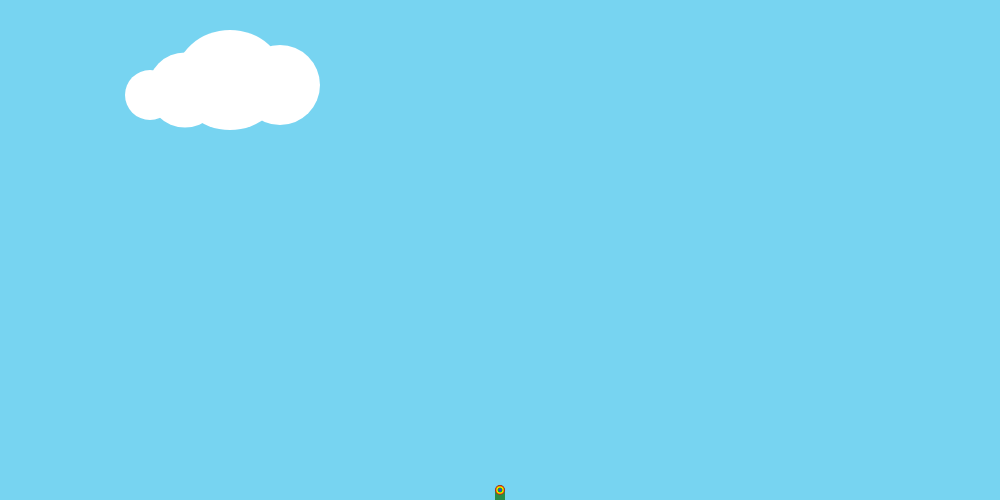
Frame 1 (no input)
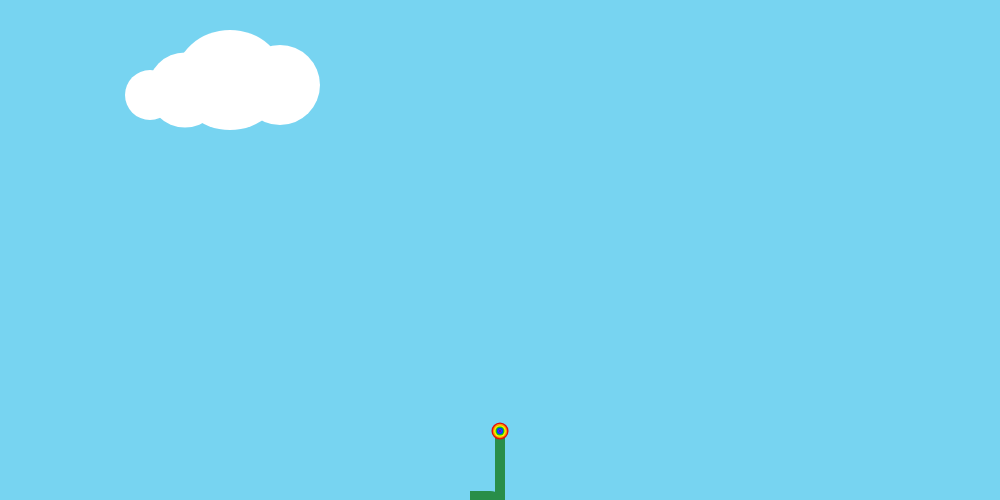
Frame 60 (no input)
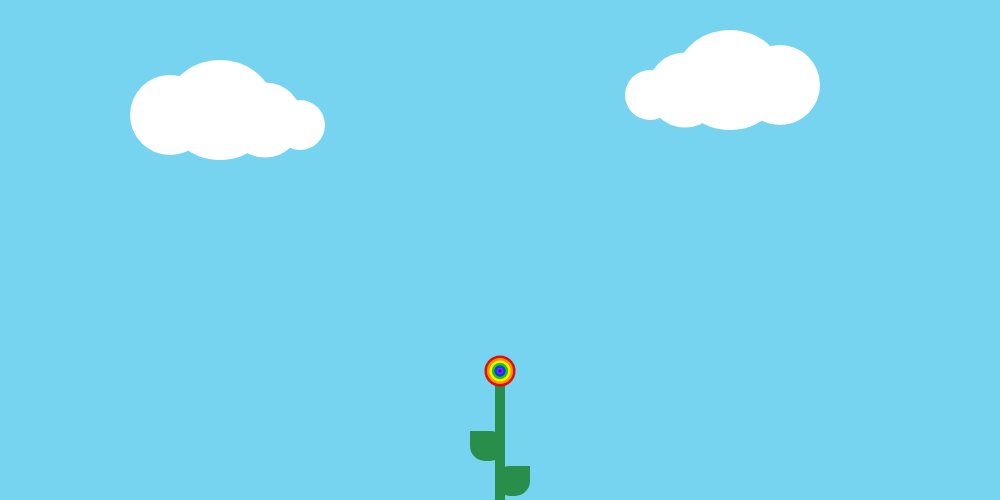
Frame 120 (the mouse pressed at the canvas centre since frame 60)

The p5.js sketch that drew these frames (run headless with seeded random() and noise() and a simulated clock; from frame 60 on, the mouse is pressed at the canvas centre):

// p5.js sketch
// ── sketch.js
//Danielle Chard
//Animation

let flowerSize = 0.1;
let flowH = 10;



function setup(){
  //creating canvas to draw on
  createCanvas (1000, 500);
}

function draw() {
  //setting background color
  background ('rgb(119, 212, 241)');


//centering grid
//creating sandbox for clouds
push();
translate (mouseX, 250);
//creating clouds
//eliminating stroke
noStroke();
//determing fill color
fill('white')
//creating right cloud
ellipse (150, -155, 50, 50);
ellipse (185, -160, 75, 75);
ellipse (230, -170, 110, 100);
ellipse (280, -165, 80, 80);

// ellipse (150, mouseY, 50, 50);
// ellipse (185, mouseY, 75, 75);
// ellipse (230, mouseY, 110, 100);
// ellipse (280, mouseY, 80, 80);

//creating left cloud
ellipse (-200, -125, 50, 50);
ellipse (-235, -130, 75, 75);
ellipse (-280, -140, 110, 100);
ellipse (-330, -135, 80, 80);
//end of clouds sandbox
pop();

//creating sandbox for flower
push();
translate (500, 0);




let flow_pos_y = height - flowH;
flowH += 1;


//stem
//defining stem color
stroke('rgb(41, 142, 73)');
//defining stem width
strokeWeight(10);
//creating stem
line(0, 500, 0, flow_pos_y);

//leaves
//specifying leaf color
//noStroke();
fill('rgb(41, 142, 73)')
rect(0, flow_pos_y + 100, 25, 20, 120, 0, 100, 130);
rect(-25, flow_pos_y + 65, 25, 20, 0, 100, 130, 100);

//flower petals
//defining color layer 1
push();
translate(0, flow_pos_y);
scale(flowerSize);
flowerSize*= 1.01;
noStroke();
fill('rgb(223, 13, 13)');
ellipse(0, 0, 95, 95);
fill('rgb(255, 148, 0)');
ellipse(0, 0, 80, 80);
fill('rgb(255, 240, 0)');
ellipse(0, 0, 65, 65);
fill('rgb(25, 204, 0)');
ellipse(0, 0, 50, 50);
fill('rgb(0, 58, 255)');
ellipse(0, 0, 35, 35);
fill('rgb(116, 45, 249)');
ellipse(0, 0, 20, 20);
fill('rgb(83, 0, 163)');
ellipse(0, 0, 10, 10);
pop();




}
